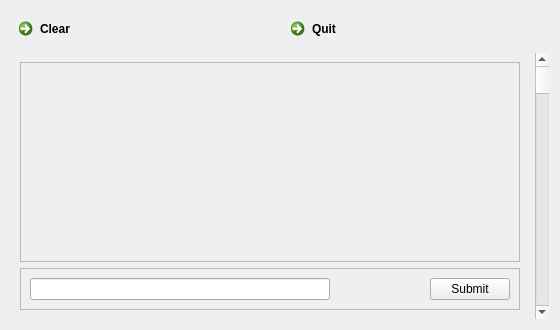
<?xml version="1.0" encoding="UTF-8"?>
<ui version="4.0">
 <class>chat</class>
 <widget class="QDialog" name="chat">
  <property name="geometry">
   <rect>
    <x>0</x>
    <y>0</y>
    <width>560</width>
    <height>330</height>
   </rect>
  </property>
  <property name="minimumSize">
   <size>
    <width>560</width>
    <height>330</height>
   </size>
  </property>
  <property name="windowTitle">
   <string>Dialog</string>
  </property>
  <layout class="QVBoxLayout" name="verticalLayout_2">
   <item>
    <layout class="QHBoxLayout" name="horizontalLayout_2">
     <item>
      <widget class="QCommandLinkButton" name="clear_button">
       <property name="text">
        <string>Clear</string>
       </property>
      </widget>
     </item>
     <item>
      <widget class="QCommandLinkButton" name="quit_button">
       <property name="text">
        <string>Quit</string>
       </property>
      </widget>
     </item>
    </layout>
   </item>
   <item>
    <layout class="QHBoxLayout" name="horizontalLayout_3">
     <item>
      <widget class="QWidget" name="widget" native="true">
       <layout class="QVBoxLayout" name="verticalLayout">
        <item>
         <widget class="QTextEdit" name="textEdit">
          <property name="enabled">
           <bool>false</bool>
          </property>
         </widget>
        </item>
        <item>
         <widget class="QFrame" name="frame">
          <property name="frameShape">
           <enum>QFrame::StyledPanel</enum>
          </property>
          <property name="frameShadow">
           <enum>QFrame::Raised</enum>
          </property>
          <layout class="QHBoxLayout" name="horizontalLayout">
           <item>
            <widget class="QLineEdit" name="lineEdit">
             <property name="sizePolicy">
              <sizepolicy hsizetype="Maximum" vsizetype="Fixed">
               <horstretch>0</horstretch>
               <verstretch>0</verstretch>
              </sizepolicy>
             </property>
             <property name="minimumSize">
              <size>
               <width>300</width>
               <height>0</height>
              </size>
             </property>
            </widget>
           </item>
           <item>
            <spacer name="horizontalSpacer">
             <property name="orientation">
              <enum>Qt::Horizontal</enum>
             </property>
             <property name="sizeType">
              <enum>QSizePolicy::Maximum</enum>
             </property>
             <property name="sizeHint" stdset="0">
              <size>
               <width>250</width>
               <height>10</height>
              </size>
             </property>
            </spacer>
           </item>
           <item>
            <widget class="QPushButton" name="pushButton">
             <property name="maximumSize">
              <size>
               <width>100</width>
               <height>80</height>
              </size>
             </property>
             <property name="text">
              <string>Submit</string>
             </property>
            </widget>
           </item>
          </layout>
         </widget>
        </item>
       </layout>
      </widget>
     </item>
     <item>
      <widget class="QScrollBar" name="verticalScrollBar">
       <property name="orientation">
        <enum>Qt::Vertical</enum>
       </property>
      </widget>
     </item>
    </layout>
   </item>
  </layout>
 </widget>
 <tabstops>
  <tabstop>lineEdit</tabstop>
  <tabstop>pushButton</tabstop>
  <tabstop>clear_button</tabstop>
  <tabstop>quit_button</tabstop>
  <tabstop>textEdit</tabstop>
 </tabstops>
 <resources/>
 <connections>
  <connection>
   <sender>clear_button</sender>
   <signal>clicked()</signal>
   <receiver>chat</receiver>
   <slot>clear()</slot>
   <hints>
    <hint type="sourcelabel">
     <x>254</x>
     <y>27</y>
    </hint>
    <hint type="destinationlabel">
     <x>477</x>
     <y>-5</y>
    </hint>
   </hints>
  </connection>
  <connection>
   <sender>quit_button</sender>
   <signal>clicked()</signal>
   <receiver>chat</receiver>
   <slot>exit()</slot>
   <hints>
    <hint type="sourcelabel">
     <x>420</x>
     <y>29</y>
    </hint>
    <hint type="destinationlabel">
     <x>556</x>
     <y>24</y>
    </hint>
   </hints>
  </connection>
  <connection>
   <sender>lineEdit</sender>
   <signal>returnPressed()</signal>
   <receiver>pushButton</receiver>
   <slot>animateClick()</slot>
   <hints>
    <hint type="sourcelabel">
     <x>299</x>
     <y>293</y>
    </hint>
    <hint type="destinationlabel">
     <x>450</x>
     <y>284</y>
    </hint>
   </hints>
  </connection>
  <connection>
   <sender>pushButton</sender>
   <signal>clicked()</signal>
   <receiver>chat</receiver>
   <slot>message()</slot>
   <hints>
    <hint type="sourcelabel">
     <x>467</x>
     <y>282</y>
    </hint>
    <hint type="destinationlabel">
     <x>556</x>
     <y>241</y>
    </hint>
   </hints>
  </connection>
 </connections>
 <slots>
  <slot>clear()</slot>
  <slot>exit()</slot>
  <slot>message()</slot>
 </slots>
</ui>
